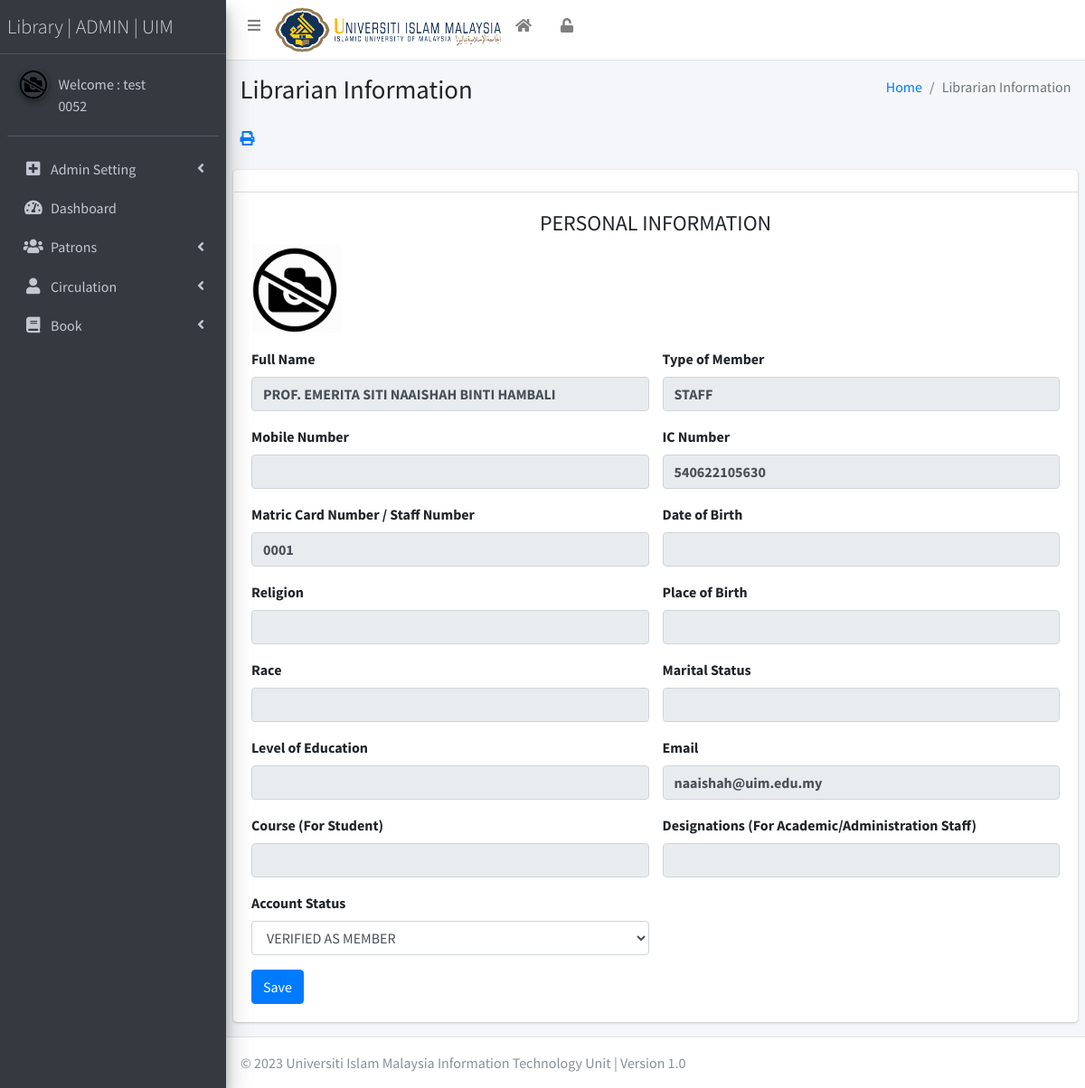
The app's page /admin/viewpemohon.php?id=2 (signed in) with its own data.
### tables this page shows
CREATE TABLE `user` (
  `id` int(11) NOT NULL,
  `fname` varchar(255) DEFAULT NULL,
  `userEmail` varchar(255) DEFAULT NULL,
  `mobilenumber` varchar(255) DEFAULT NULL,
  `password` varchar(255) DEFAULT NULL,
  `userphoto` varchar(255) NOT NULL,
  `noic` varchar(255) DEFAULT NULL,
  `nokad` varchar(255) DEFAULT NULL,
  `tlahir` varchar(255) DEFAULT NULL,
  `tempatlahir` varchar(255) DEFAULT NULL,
  `agama` varchar(255) DEFAULT NULL,
  `bangsa` varchar(255) DEFAULT NULL,
  `tarafkahwin` varchar(255) NOT NULL,
  `jenisahli` varchar(255) DEFAULT NULL,
  `pendidikan` varchar(255) DEFAULT NULL,
  `kursus` varchar(255) DEFAULT NULL,
  `jawatan` varchar(255) DEFAULT NULL,
  `status` int(1) DEFAULT NULL,
  `statusAcc` varchar(50) DEFAULT NULL
);

### admin/viewpemohon.php (the view, shortened to what this page needs)
<?php session_start();
include('includes/config.php');
if(strlen($_SESSION['elmsaid'])==0)
  {
header('location:index.php');
}
else{
    ?>
<!DOCTYPE html>
<html>
<head>
  <link rel="stylesheet" href="plugins/fontawesome-free/css/all.min.css">
  <link rel="stylesheet" href="https://code.ionicframework.com/ionicons/2.0.1/css/ionicons.min.css">
  <link rel="stylesheet" href="plugins/datatables-bs4/css/dataTables.bootstrap4.css">
  <link rel="stylesheet" href="dist/css/adminlte.min.css">
</head>
<body class="hold-transition sidebar-mini">
<div class="wrapper">
  <?php include_once('includes/header.php');?>
<?php include_once('includes/sidebar.php');?>
  <div class="content-wrapper">
    <section class="content-header">
      <div class="container-fluid">
        <div class="row mb-2">
          <div class="col-sm-6">
            <h1>Librarian Information</h1><br>
            <a href="#" onClick="window.print()"><i class="nav-icon fas fa-print"></i></a>
          </div>
          <div class="col-sm-6">
            <ol class="breadcrumb float-sm-right">
              <li class="breadcrumb-item"><a href="dashboard.php">Home</a></li>
              <li class="breadcrumb-item active">Librarian Information</li>
            </ol>
          </div>
        </div>
      </div>
    </section>
    <section class="content">
      <div class="row">
        <div class="col-12">
          <div class="card">
            <div class="card-header">
            </div>
            <div class="card-body">
            <h4 style="text-align: center;">PERSONAL INFORMATION</h4>
            <form class="forms-sample" method="post" enctype="multipart/form-data" id="example1">
            <?php
$uid=$_GET['id'];
$sql="SELECT * from user where id=$uid";
$query = $dbh -> prepare($sql);
$query->execute();
$results=$query->fetchAll(PDO::FETCH_OBJ);
$cnt=1;
if($query->rowCount() > 0)
{
foreach($results as $row)
{               ?>
                     <div class="form-group">
                    <?php $userphoto=$row->userphoto;
                    if($userphoto==""):
                    ?>
                    <img src="../userphoto/noimages.png" width="100" height="100" >
                    <?php else:?>
                    <a href="../userphoto/<?php echo $row->userphoto;?>" data-lightbox="mygallery"><img src="../userphoto/<?php echo $row->userphoto;?>" width="150" height="150"></a>
                    <?php endif;?>
                    <br>
                    </div>
                    <div class="row">
                    <div class="form-group col-md-6">
                        <label for="exampleInputName1">Full Name</label>
                        <input type="text" name="fname" style="font-weight:bold;" value="<?php echo $row->fname;?>" class="form-control" readonly>
                      </div>
                      <div class="form-group col-md-6">
                      <label for="exampleInputName1">Type of Member</label>
                        <input type="text" name="jenisahli" style="font-weight:bold;" value="<?php echo $row->jenisahli;?>" class="form-control" readonly>
                      </div>
                    </div>
                    <div class="row">
                    <div class="form-group col-md-6">
                        <label for="exampleInputName1">Mobile Number</label>
                        <input type="text" name="mobilenumber" style="font-weight:bold;" value="<?php echo $row->mobilenumber;?>" class="form-control" readonly>
                      </div>
                      <div class="form-group col-md-6">
                      <label for="exampleInputName1">IC Number</label>
                        <input type="text" name="noic" style="font-weight:bold;" value="<?php echo $row->noic;?>"   class="form-control" readonly>
                      </div>
                    </div>
                    <div class="row">
                    <div class="form-group col-md-6">
                        <label for="exampleInputName1">Matric Card Number / Staff Number</label>
                        <input type="text" name="nokad" style="font-weight:bold;" value="<?php echo $row->nokad;?>" class="form-control" readonly>
                      </div>
                      <div class="form-group col-md-6">
                      <label for="exampleInputName1">Date of Birth</label>
                        <input type="text" name="tlahir" style="font-weight:bold;" value="<?php echo $row->tlahir;?>"   class="form-control" readonly>
                      </div>
                    </div>
                    <div class="row">
                      <div class="form-group col-md-6">
                      <label for="exampleInputName1">Religion</label>
                        <input type="text" name="bangsa" style="font-weight:bold;" value="<?php echo $row->agama;?>"   class="form-control" readonly>
                      </div>
                      <div class="form-group col-md-6">
                        <label for="exampleInputName1">Place of Birth</label>
                        <input type="text" name="tempatlahir" style="font-weight:bold;" value="<?php echo $row->tempatlahir;?>" class="form-control" readonly>
                      </div>
                    </div>
                    <div class="row">
                      <div class="form-group col-md-6">
                      <label for="exampleInputName1">Race</label>
                        <input type="text" name="bangsa" style="font-weight:bold;" value="<?php echo $row->bangsa;?>"   class="form-control" readonly>
                      </div>
                      <div class="form-group col-md-6">
                        <label for="exampleInputName1">Marital Status</label>
                        <input type="text" name="tarafkahwin" style="font-weight:bold;" value="<?php echo $row->tarafkahwin;?>" class="form-control" readonly>
                      </div>
                    </div>
                    <div class="row">
                    <div class="form-group col-md-6">
                        <label for="exampleInputName1">Level of Education</label>
                        <input type="text" name="pendidikan" style="font-weight:bold;" value="<?php echo $row->pendidikan;?>" class="form-control" readonly>
                      </div>
                      <div class="form-group col-md-6">
                      <label for="exampleInputName1">Email</label>
                        <input type="text" name="userEmail" style="font-weight:bold;" value="<?php echo $row->userEmail;?>"   class="form-control" readonly>
                      </div>
                    </div>
                    <div class="row">
                      <div class="form-group col-md-6">
                      <label for="exampleInputName1">Course (For Student)</label>
                        <input type="text" name="kursus" style="font-weight:bold;" value="<?php echo $row->kursus;?>"   class="form-control" readonly>
                      </div>
                    <div class="form-group col-md-6">
                        <label for="exampleInputName1">Designations (For Academic/Administration Staff)</label>
                        <input type="text" name="jawatan" style="font-weight:bold;" value="<?php echo $row->jawatan;?>" class="form-control" readonly>
                      </div>
                    </div>
                    <div class="row">
                      <div class="form-group col-md-6">
                      <label for="exampleInputName1">Account Status</label>
                      <select  name="statusAcc" class="form-control">
                        <option style="font-weight:bold;" value="<?php echo $row->statusAcc;?>"><?php echo $row->statusAcc;?></option>
                        </select>
                      </div>
                    </div>
                    <button type="submit" class="btn btn-primary mr-2 noprint" name="submit" id="submit">Save</button>
                    </form>
                    <?php $cnt=$cnt+1;}} ?>
            </div>
          </div>
        </div>
      </div>
    </section>
  </div>
 <?php include_once('includes/footer.php');?>
</div>
</body>
</html>
<?php }  ?>

### admin/includes/sidebar.php (shortened to what this page needs)
  <aside class="main-sidebar sidebar-dark-primary elevation-4">
    <a href="dashboard.php" class="brand-link" style="font-weight:bold; font-size:22px;">
      <span class="brand-text font-weight-light">Library | ADMIN | UIM</span>
    </a>
    <div class="sidebar">
      <?php
         $aid= $_SESSION['elmsaid'];
$sql="SELECT * from tbladmin where id=:aid";
$query = $dbh -> prepare($sql);
$query->bindParam(':aid',$aid,PDO::PARAM_STR);
$query->execute();
$results=$query->fetchAll(PDO::FETCH_OBJ);
$cnt=1;
if($query->rowCount() > 0)
{
foreach($results as $row)
{               ?>
      <div class="user-panel mt-3 pb-3 mb-3 d-flex">
      <div class="image" >
                    <?php $gambaradmin=$row->gambaradmin;
                    if($gambaradmin==""):
                    ?>
                    <img src="adminphoto/noimages.png" class="img-circle elevation-2" alt="User Image">
                    <?php else:?>
                    <a href="adminphoto/<?php  echo htmlentities($row->gambaradmin);?>" data-lightbox="mygallery"><img src="adminphoto/<?php  echo htmlentities($row->gambaradmin);?>"></a>
                    <?php endif;?>
                    </div>
        <div class="info">
          <a href="admin-profile.php" class="d-block">Welcome : <?php  echo htmlentities($row->username);?> <br> <?php  echo htmlentities($row->staffno);?> </a>
        </div>
      </div>
      <?php $cnt=$cnt+1;}} ?>
      <nav class="mt-2">
        <ul class="nav nav-pills nav-sidebar flex-column" data-widget="treeview" role="menu" data-accordion="false">
            <li class="nav-item has-treeview">
            <a href="#" class="nav-link">
              <i class="nav-icon fas fa-plus-square"></i>
              <p>
                Admin Setting
                <i class="fas fa-angle-left right"></i>
              </p>
            </a>
          </li>
          <li class="nav-item">
            <a href="dashboard.php" class="nav-link">
              <i class="nav-icon fas fa-tachometer-alt"></i>
              <p>
                Dashboard
               </p>
            </a>
          </li>
          <li class="nav-item has-treeview">
            <a href="#" class="nav-link">
              <i class="nav-icon fas fa-users"></i>
              <p>
                Patrons
                <i class="fas fa-angle-left right"></i>
              </p>
            </a>
          </li>
          <li class="nav-item has-treeview">
            <a href="#" class="nav-link">
              <i class="nav-icon fas fa-user"></i>
              <p>
                Circulation
                <i class="right fas fa-angle-left"></i>
              </p>
            </a>
          </li>
<li class="nav-item has-treeview">
            <a href="#" class="nav-link">
              <i class="nav-icon fas fa-book"></i>
              <p>
                Book
                <i class="right fas fa-angle-left"></i>
              </p>
            </a>
          </li>
            </ul>
      </nav>
    </div>
  </aside>

### records on screen
user: fname "PROF. EMERITA SITI NAAISHAH BINTI HAMBALI", jenisahli "STAFF", noic "540622105630", nokad "0001", userEmail "naaishah@uim.edu.my", statusAcc "VERIFIED AS MEMBER"

### other values on screen
$row->username "test"
$row->staffno "0052"
